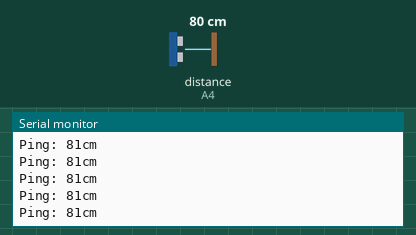
A sketch run on a simulated Arduino Uno, built with avr-gcc and run on an emulated ATmega328P. Shown: the last lines printed to the serial monitor. Inputs (shaded band) come from the test bench; at power-on: distance to the obstacle (sensor on A4) 80 cm. The echo pulse lasts 58.3 µs per cm.

Above: at 1.2 s.
1.3 s: distance to the obstacle (sensor on A4) set to 35 cm
At 1.34 s:
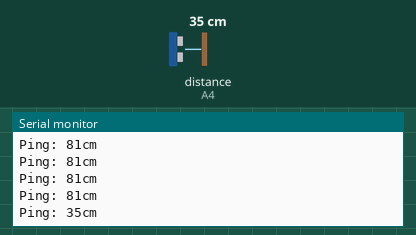
4.3 s: distance to the obstacle (sensor on A4) set to 2 cm
At 4.3 s:
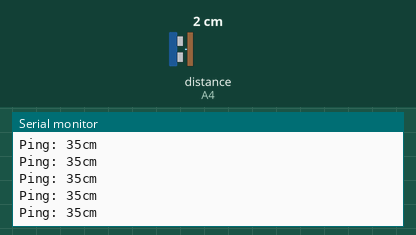
Timing chart, 0 to 7.3 s (numbered marks = the images above; inputs shaded):
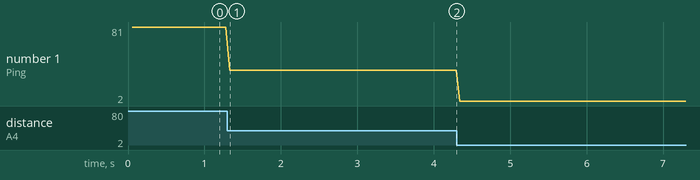

The sketch:

_24-utrasonic-HC-SR04.ino
```cpp
#include <NewPing.h>

#define TRIGGER_PIN  A5   // pin trigger del sensot ultrasonico.
#define ECHO_PIN     A4  // pin echo del sensor ultrasonico.
#define MAX_DISTANCE 400 // Maxima distancia que puede medir el sensor ultrasonico

NewPing sonar(TRIGGER_PIN, ECHO_PIN, MAX_DISTANCE);

void setup() {
  Serial.begin(9600);
}

void loop() {
  delay(50);
  unsigned int uS = sonar.ping(); // Enviar ping y devuelve el tiempo que tarda en llegar el eco, en microsegundos(uS).
  Serial.print("Ping: ");
  Serial.print(uS / US_ROUNDTRIP_CM); // Si el resultado es 0, fuera de rango, nunca volvio el eco.
  Serial.println("cm");
}
```

Measured:
- after the input at 1.3 s, the serial monitor: prints a new line at once (image 1)
- plotted number 1: 81 → 35 after the input at 1.3 s, 35 → 2 after the input at 4.3 s
